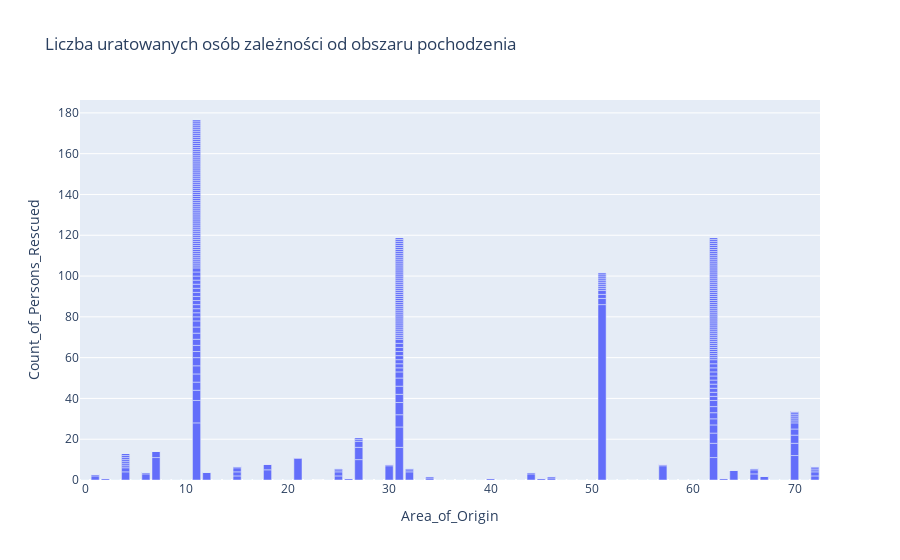

Write notebook code for a chart like this one.
### Code cell
fig = px.bar(df_mode, x='Area_of_Origin', y='Count_of_Persons_Rescued', title='Liczba uratowanych osób zależności od obszaru pochodzenia')
fig.show()

### Figure 1 — Plotly figure (JSON) as saved in the notebook; plotly's stock layout.template omitted (floating-point values rounded to 4 significant figures; data arrays with more than 128 entries replaced by an {"elided": "..."} marker saying what was removed)
{"data": [{"alignmentgroup": "True", "hovertemplate": "Area_of_Origin=%{x}<br>Count_of_Persons_Rescued=%{y}<extra></extra>", "legendgroup": "", "marker": {"color": "#636efa", "pattern": {"shape": ""}}, "name": "", "offsetgroup": "", "orientation": "v", "showlegend": false, "textposition": "auto", "type": "bar", "x": {"elided": "11181 int values"}, "xaxis": "x", "y": {"elided": "11181 int values"}, "yaxis": "y"}], "layout": {"barmode": "relative", "legend": {"tracegroupgap": 0}, "title": {"text": "Liczba uratowanych osób zależności od obszaru pochodzenia"}, "xaxis": {"anchor": "y", "domain": [0, 1], "title": {"text": "Area_of_Origin"}}, "yaxis": {"anchor": "x", "domain": [0, 1], "title": {"text": "Count_of_Persons_Rescued"}}}}
